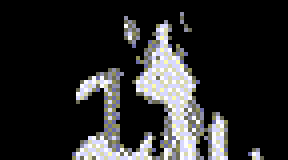
#> input picture processed.gif, 72 x 40 px (shown 4 times larger)
$ python createShadedSprite.py
#> lines starting #> are read from the running program, lines starting #| are printed output that depends on the picture
#!/usr/bin/python3

from PIL import Image, ImageSequence

buf = bytearray()
shd = bytearray()

# Fill the bitmap and shader buffers from the gif
with Image.open("processed.gif") as im:
#> im is the input picture: PIL image 72x40 P; mean R, G, B 40.1, 40.1, 40.2
    w = im.width
#> w = 72
    h = im.height
#> h = 40
    fs = 0
    for f in ImageSequence.Iterator(im):
        f = f.convert('RGB')
        fs += 1
        for ys in range(0, h, 8):
            for x in range(w):
                bbw = 0
                bgs = 0
                for y in range((h if h < ys+8 else ys+8)-1, ys-1, -1):
                    p = f.getpixel((x,y))[0]
                    cbw = 0 if p < 128 else 1
                    cgs = 1 if 64 <= p < 192 else 0
                    bbw <<= 1
                    bbw |= cbw
                    bgs <<= 1
                    bgs |= cgs
                buf.append(bbw)
                shd.append(bgs)
#> this loop made 150 passes
#> pass 2, `f = f.convert('RGB')`:
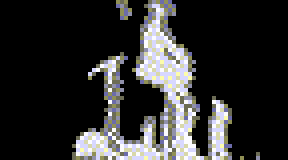
#> f: PIL image 72x40 RGB (shown 4 times larger); mean R, G, B 45.1, 45.1, 45
#> pass 3, `f = f.convert('RGB')`:
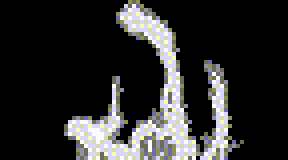
#> f: PIL image 72x40 RGB (shown 4 times larger); mean R, G, B 43.3, 43.3, 43.2
#> after the loop, fs = 150
desc = f"{w}x{h}x{fs}"
#> desc = '72x40x150'
print("Video Properties:", desc)
#| Video Properties: 72x40x150

# Write the bytes to files:
with open(f"vid.BIT.bin", "wb") as fo:
    fo.write(bytes(buf))
with open(f"vid.SHD.bin", "wb") as fo:
    fo.write(bytes(shd))
print("Created:\n\tvid.BIT.bin\n\tvid.SHD.bin")
